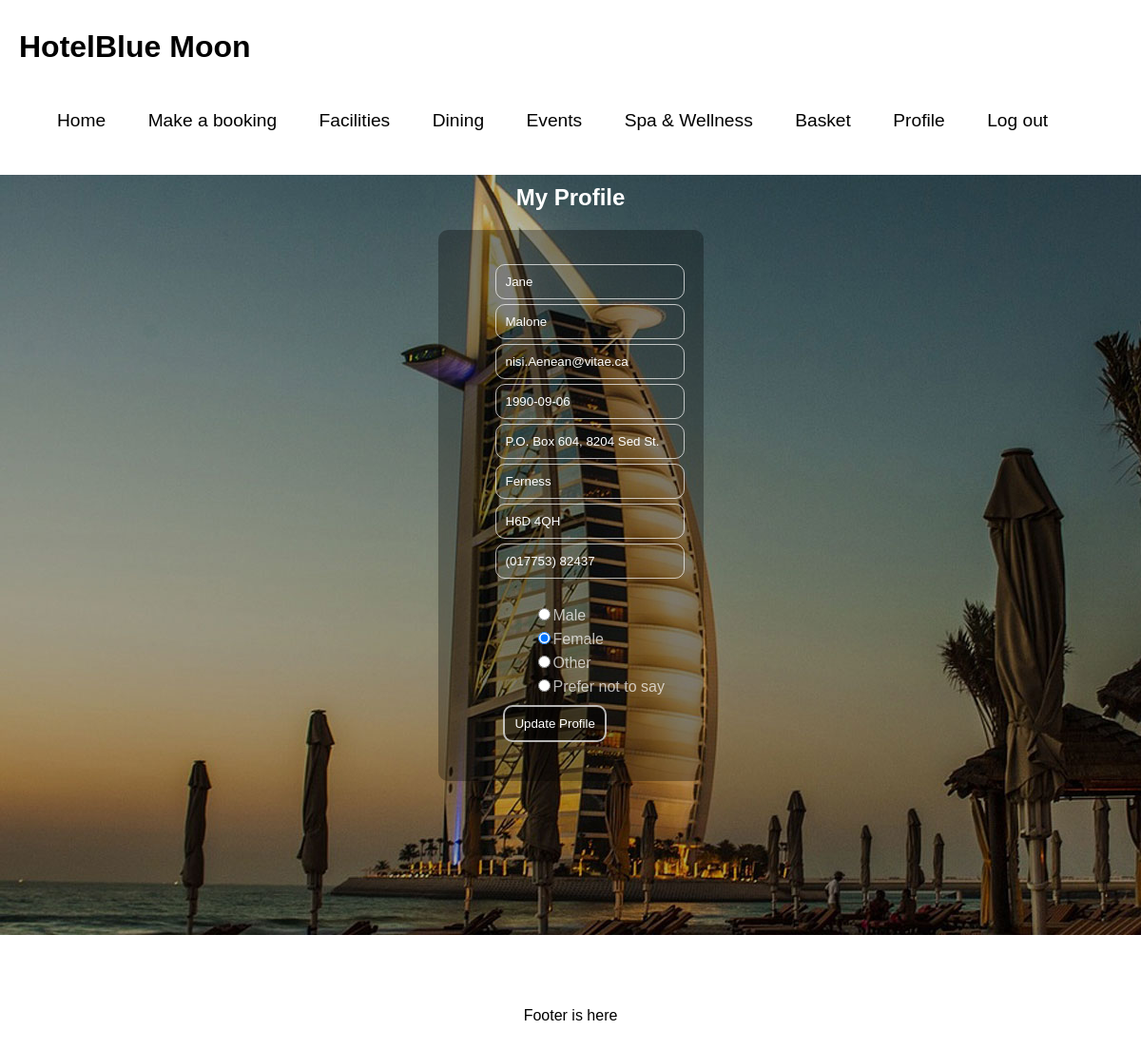
Page /profile.php (signed in) on the committed database.
### tables this page shows
CREATE TABLE `guests` (
  `guests_id` int(11) NOT NULL,
  `username` varchar(20) DEFAULT NULL,
  `password` varchar(20) DEFAULT NULL,
  `firstname` varchar(20) NOT NULL,
  `lastname` varchar(20) NOT NULL,
  `dob` date DEFAULT NULL,
  `address` varchar(50) DEFAULT NULL,
  `city` varchar(25) DEFAULT NULL,
  `county` varchar(25) DEFAULT NULL,
  `postcode` varchar(20) DEFAULT NULL,
  `mobile` varchar(20) DEFAULT NULL,
  `email` varchar(50) DEFAULT NULL,
  `gender` int(11) NOT NULL
);

### profile.php (the view, shortened to what this page needs)
<?php
include "includes/connect.php";
if ($_SESSION['loggedin']) {
    $query = "SELECT  firstname, lastname, email, gender, dob, address, city, postcode, mobile from guests WHERE guests_id = {$_SESSION['id']}";
    $result = mysqli_query($con, $query);
    $guests_row = mysqli_fetch_array ($result);
    $gender = $guests_row['gender'];
} else {
    header("Location: index.php");
}
?>
<!doctype html>
<html>
<head>
    <link rel="stylesheet" href="styles/main.css">
</head>
</body>
<div id="wrapper">
<header>
    <?php include "includes/header.php"; ?>
</header>
<nav>
    <?php include "includes/nav.php"; ?>
</nav>
<main>
    <h2>My Profile</h2>
    <div class="form">
    <form method="post" action="profile_process.php">
        <ol>
            <li>
                <input type="text" name="firstname" id="firstname" value="<?php echo $guests_row['firstname']; ?>"placeholder = "firstname">
            </li>
            <li>
                <input type="text" name="lastname" id="lastname" value="<?php echo $guests_row['lastname']; ?>"placeholder = "lastname">
            </li>
            <li>
                <input type="text" name="email" id="email" value="<?php echo $guests_row['email']; ?>"placeholder = "email">
            </li>
            <li>
                <input type="text" name="dob" id="dob" value="<?php echo $guests_row['dob']; ?>"placeholder = "dob">
            </li>
            <li>
                <input type="text" name="address" id="address" value="<?php echo $guests_row['address']; ?>"placeholder = "address">
            </li>
            <li>
                <input type="text" name="city" id="city" value="<?php echo $guests_row['city']; ?>"placeholder = "city">
            </li>
            <li>
                <input type="text" name="postcode" id="postcode" value="<?php echo $guests_row['postcode']; ?>"placeholder = "postcode">
            </li>
            <li>
                <input type="text" name="mobile" id="mobile" value="<?php echo $guests_row['mobile']; ?>"placeholder = "mobile">
            </li>
    <ul>
        <li>&nbsp;</li>
    <?php
        $query = "SELECT * FROM genders";
        $result = mysqli_query ($con, $query);
        while ($row = mysqli_fetch_array ($result)) {
                    $genderList[$row['genders_id']] = $row['genders_name'];
                }
                foreach ($genderList as $key => $value) {
                    if ($key == $gender) {
                        $genderChecked = "checked";
                    } else {
                        $genderChecked = "";
                    }
                    echo "<li>";
                        echo "<input type=\"radio\" id=\"$value\" name=\"gender\ value=\"$key\" $genderChecked>";
                        echo "<label for=\"$value\">$value</label>";
                        echo "</li>";
                }
    ?>
    </ul>
     <li>
            <li>
                <label for="submit">&nbsp;</label>
                <input type="submit" name="submit" value="Update Profile">
            </li>
        </ol>
    </form>
    </div>
</main>
<footer>
    <?php include "includes/footer.php"; ?>
</footer>
</div>
</body>
</html>

### includes/header.php (shortened to what this page needs)
<div class="logo_container">
	<h1>Hotel<span>Blue Moon</span></h1>
</div>

### includes/nav.php (shortened to what this page needs)
<ul class="navigation">
    <li><a href="index.php">Home</a></li>
    <?php
    if ($_SESSION['loggedin']) {
    ?>
    <li><a href="booking.php">Make a booking</a></li>
     <?php
    }
    ?>
    <li><a href="facilities.php">Facilities</a></li>
    <li><a href="dining.php">Dining</a></li>
    <li><a href="events.php">Events</a></li>
    <li><a href="spar_wellness.php">Spa & Wellness</a></li>
    <?php
    if ($_SESSION['loggedin']) {
    ?>
    <li><a href="basket.php">Basket</a></li>
    <?php
    }
    ?>
    <?php
    if ($_SESSION['loggedin']) {
    ?>
    <li><a href="profile.php">Profile</a></li>
    <?php
    }
    ?>
    <?php
    if ($_SESSION['loggedin']) {
    ?>
    <li><a href="logout_process.php">Log out</a></li>
    <?php
    }
    ?>
</ul>

### includes/footer.php (shortened to what this page needs)
<footer>
    <p>Footer is here</p>
</footer>

### styles/main.css (style rules this page uses)
:root { --dark-color: black; --blue-solid: #0032a8; --blue-transparent: rgba(0, 0, 255, .5); --blue-transparent-alt: rgba(0, 0, 255, .5); --blue-light: #506cfb; --yellow-solid: #fa9e2c; --gradient-color: linear-gradient(to right, var(--yellow-solid), var(--blue-light)); --gradient-color-alt: linear-gradient(to right, var(--blue-light), var(--yellow-solid)); }
a { color: var(--dark-color); }
header { margin: 0; padding: 10px 0 0 20px; }
nav { padding:10px 0; }
nav a:link { text-decoration: none; }
nav ul { list-style-type:none; }
nav ul li { display:inline; font-size:1.2em; padding: 0 20px; }
#wrapper { width:100%; margin:0 auto; background-color:white; }
footer { padding: 30px 0 10px 0; text-align:center; }
main form { max-width: 820px; padding:20px; background: rgba(0,0,0,0.3); border-radius:10px; color: rgba(255,255,255, 0.7); }
main form ol { list-style-type: none; }
main form li { padding: 0 0 5px 0; }
main form ul { list-style-type:none; }
main form input[type=text] { border:0px; border: 1px solid rgba(255,255,255, 0.7); padding: 10px; border-radius:10px; background: rgba(0, 0, 0, 0); color: white; }
div.form { display: block; text-align: center; }
main form { display: inline-block; margin-left: auto; margin-right: auto; text-align: left; }
main form input[type=submit] { border: 2px solid rgba(255,255,255, .7); padding: 10px; border-radius:10px; background: rgba(0, 0, 0, 0.5); color: white; }
main { background-image: url('../media/2.jpg'); height: 800px; }
main ::placeholder { color: white; opacity: 1; }
main h2 { padding-top: 10px; text-align: center; color: white; font:; }

### rows in the picture
guests: firstname "Jane", lastname "Malone", email "nisi.Aenean@vitae.ca", dob "1990-09-06", address "P.O. Box 604, 8204 Sed St.", city "Ferness", postcode "H6D 4QH", mobile "(017753) 82437"

### other values in the picture
$value "Male"
$value "Female"
$value "Other"
$value "Prefer not to say"
